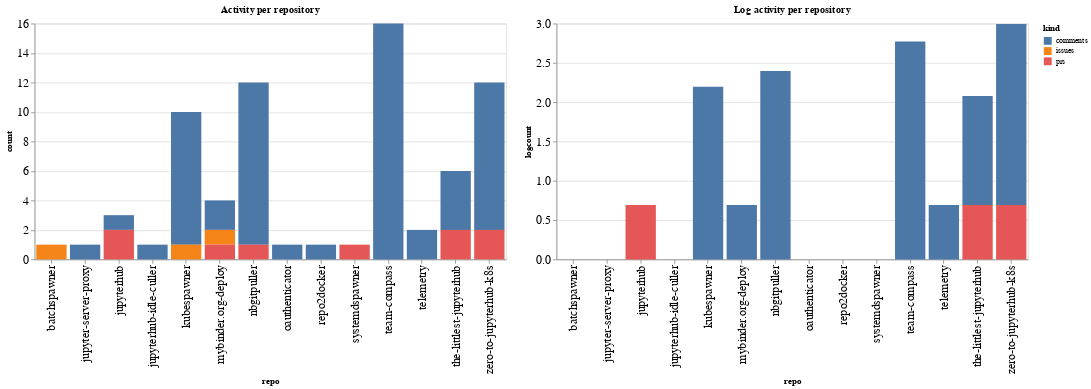

The cell this chart's notebook holds for it:
### Code cell
ch1 = alt.Chart(repo_summaries, width=600, title="Activity per repository").mark_bar().encode(
    x='repo',
    y='count',
    color='kind',
    tooltip="kind"
)

ch2 = alt.Chart(repo_summaries, width=600, title="Log activity per repository").mark_bar().encode(
    x='repo',
    y='logcount',
    color='kind',
    tooltip="kind"
)

ch1 | ch2

### Figure 1 — Vega-Lite specification as saved in the notebook (floating-point values rounded to 4 significant figures)
{"config": {"axisLeft": {"labelFontSize": 15}, "axisBottom": {"labelFontSize": 15}}, "hconcat": [{"mark": "bar", "encoding": {"color": {"type": "nominal", "field": "kind"}, "tooltip": {"type": "nominal", "field": "kind"}, "x": {"type": "nominal", "field": "repo"}, "y": {"type": "quantitative", "field": "count"}}, "title": "Activity per repository", "width": 600}, {"mark": "bar", "encoding": {"color": {"type": "nominal", "field": "kind"}, "tooltip": {"type": "nominal", "field": "kind"}, "x": {"type": "nominal", "field": "repo"}, "y": {"type": "quantitative", "field": "logcount"}}, "title": "Log activity per repository", "width": 600}], "data": {"name": "data-759ed892c33905657c0244011c8150ad"}, "$schema": "https://vega.github.io/schema/vega-lite/v4.8.1.json", "datasets": {"data-759ed892c33905657c0244011c8150ad": [{"repo": "batchspawner", "kind": "issues", "count": 1, "logcount": 0.0}, {"repo": "jupyter-server-proxy", "kind": "comments", "count": 1, "logcount": 0.0}, {"repo": "jupyterhub", "kind": "comments", "count": 1, "logcount": 0.0}, {"repo": "jupyterhub", "kind": "prs", "count": 2, "logcount": 0.6931}, {"repo": "jupyterhub-idle-culler", "kind": "comments", "count": 1, "logcount": 0.0}, {"repo": "kubespawner", "kind": "comments", "count": 9, "logcount": 2.197}, {"repo": "kubespawner", "kind": "issues", "count": 1, "logcount": 0.0}, {"repo": "mybinder.org-deploy", "kind": "comments", "count": 2, "logcount": 0.6931}, {"repo": "mybinder.org-deploy", "kind": "issues", "count": 1, "logcount": 0.0}, {"repo": "mybinder.org-deploy", "kind": "prs", "count": 1, "logcount": 0.0}, {"repo": "nbgitpuller", "kind": "comments", "count": 11, "logcount": 2.398}, {"repo": "nbgitpuller", "kind": "prs", "count": 1, "logcount": 0.0}, {"repo": "oauthenticator", "kind": "comments", "count": 1, "logcount": 0.0}, {"repo": "repo2docker", "kind": "comments", "count": 1, "logcount": 0.0}, {"repo": "systemdspawner", "kind": "prs", "count": 1, "logcount": 0.0}, {"repo": "team-compass", "kind": "comments", "count": 16, "logcount": 2.773}, {"repo": "telemetry", "kind": "comments", "count": 2, "logcount": 0.6931}, {"repo": "the-littlest-jupyterhub", "kind": "comments", "count": 4, "logcount": 1.386}, {"repo": "the-littlest-jupyterhub", "kind": "prs", "count": 2, "logcount": 0.6931}, {"repo": "zero-to-jupyterhub-k8s", "kind": "comments", "count": 10, "logcount": 2.303}, {"repo": "zero-to-jupyterhub-k8s", "kind": "prs", "count": 2, "logcount": 0.6931}]}}
